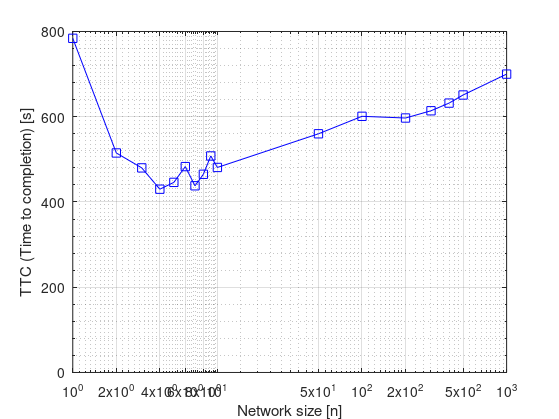
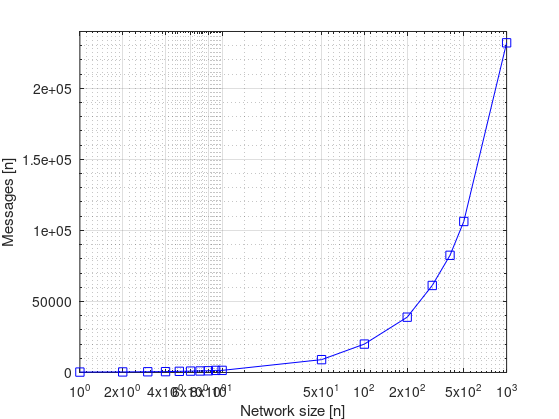

MATLAB code to generate these figures, in order:
data = [
%Network Size	Protocol Time	Messages
1	784	278
2	515	377
3	480	500
4	430	579
5	446	804
6	483	955
7	438	1050
8	465	1195
9	508	1466
10	481	1475
50	560	9021
100	601	19979
200	597	38915
300	614	61233
400	632	82469
500	651	106269
1000	700	232027
];

% Extract
x = data(:,1);
yTime = data(:,2);
yMessages = data(:,3);

% Plot
figure1 = figure();
axes1 = axes('Parent',figure1,'XTick',[1 2 4 6 8 10 50 100 200 500 1000],'XScale','log','XMinorTick','on','XMinorGrid','on','YMinorTick','on','YMinorGrid','on');
line(x,yTime,'Parent',axes1,'Marker','s','Color',[0 0 1],'DisplayName','TTC');
ylim(axes1,[0 800]);
box(axes1,'on');
grid(axes1,'on');
xlabel('Network size [n]');
ylabel('TTC (Time to completion) [s]');
%legend(axes1,'show');

% Export
set(figure1,'PaperPositionMode','auto');
set(figure1,'PaperSize',[16 12]); 
set(figure1,'PaperUnits','centimeters'); 
print(figure1,'-loose','-dpdf','../figs/Experiment2_TTC');
%close(figure1);

% Plot
figure2 = figure();
axes2 = axes('Parent',figure2,'XTick',[1 2 4 6 8 10 50 100 200 500 1000],'XScale','log','XMinorTick','on','XMinorGrid','on','YMinorTick','on','YMinorGrid','on');
line(x,yMessages,'Parent',axes2,'Marker','s','Color',[0 0 1],'DisplayName','Messages');
ylim(axes2,[0 240000]);
box(axes2,'on');
grid(axes2,'on');
xlabel('Network size [n]');
ylabel('Messages [n]');
%legend(axes2,'show');

% Export
set(figure2,'PaperPositionMode','auto');
set(figure2,'PaperSize',[16 12]); 
set(figure2,'PaperUnits','centimeters'); 
print(figure2,'-loose','-dpdf','../figs/Experiment2_MSG');
%close(figure2);
